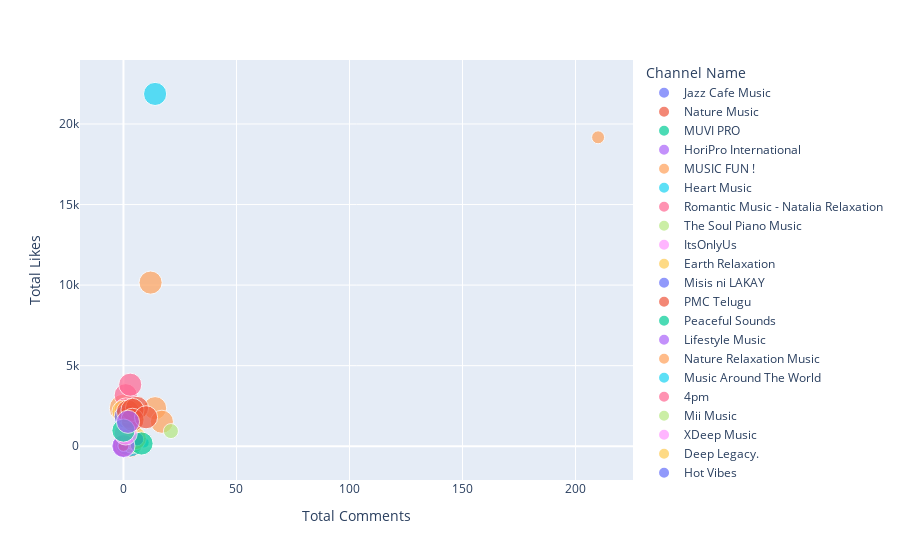

Source (notebook cell):
### Code cell
fig = px.scatter(music_data, x = "Total Comments", y="Total Likes", size = music_data["Duration (in minutes)"],
 color = "Channel Name")
fig.show()

### Figure 1 — Plotly figure (JSON) as saved in the notebook; plotly's stock layout.template omitted (floating-point values rounded to 4 significant figures)
{"data": [{"hovertemplate": "Channel Name=Jazz Cafe Music<br>Total Comments=%{x}<br>Total Likes=%{y}<br>Duration (in minutes)=%{marker.size}<extra></extra>", "legendgroup": "Jazz Cafe Music", "marker": {"color": "#636efa", "size": [715], "sizemode": "area", "sizeref": 2.67, "symbol": "circle"}, "mode": "markers", "name": "Jazz Cafe Music", "orientation": "v", "showlegend": true, "type": "scatter", "x": [0], "xaxis": "x", "y": [20], "yaxis": "y"}, {"hovertemplate": "Channel Name=Nature Music<br>Total Comments=%{x}<br>Total Likes=%{y}<br>Duration (in minutes)=%{marker.size}<extra></extra>", "legendgroup": "Nature Music", "marker": {"color": "#EF553B", "size": [715.0], "sizemode": "area", "sizeref": 2.67, "symbol": "circle"}, "mode": "markers", "name": "Nature Music", "orientation": "v", "showlegend": true, "type": "scatter", "x": [3], "xaxis": "x", "y": [15], "yaxis": "y"}, {"hovertemplate": "Channel Name=MUVI PRO<br>Total Comments=%{x}<br>Total Likes=%{y}<br>Duration (in minutes)=%{marker.size}<extra></extra>", "legendgroup": "MUVI PRO", "marker": {"color": "#00cc96", "size": [155.8], "sizemode": "area", "sizeref": 2.67, "symbol": "circle"}, "mode": "markers", "name": "MUVI PRO", "orientation": "v", "showlegend": true, "type": "scatter", "x": [1], "xaxis": "x", "y": [80], "yaxis": "y"}, {"hovertemplate": "Channel Name=HoriPro International<br>Total Comments=%{x}<br>Total Likes=%{y}<br>Duration (in minutes)=%{marker.size}<extra></extra>", "legendgroup": "HoriPro International", "marker": {"color": "#ab63fa", "size": [85.08], "sizemode": "area", "sizeref": 2.67, "symbol": "circle"}, "mode": "markers", "name": "HoriPro International", "orientation": "v", "showlegend": true, "type": "scatter", "x": [0], "xaxis": "x", "y": [63], "yaxis": "y"}, {"hovertemplate": "Channel Name=MUSIC FUN !<br>Total Comments=%{x}<br>Total Likes=%{y}<br>Duration (in minutes)=%{marker.size}<extra></extra>", "legendgroup": "MUSIC FUN !", "marker": {"color": "#FFA15A", "size": [161.5], "sizemode": "area", "sizeref": 2.67, "symbol": "circle"}, "mode": "markers", "name": "MUSIC FUN !", "orientation": "v", "showlegend": true, "type": "scatter", "x": [0], "xaxis": "x", "y": [94], "yaxis": "y"}, {"hovertemplate": "Channel Name=Heart Music<br>Total Comments=%{x}<br>Total Likes=%{y}<br>Duration (in minutes)=%{marker.size}<extra></extra>", "legendgroup": "Heart Music", "marker": {"color": "#19d3f3", "size": [156.3, 715.0, 551.4], "sizemode": "area", "sizeref": 2.67, "symbol": "circle"}, "mode": "markers", "name": "Heart Music", "orientation": "v", "showlegend": true, "type": "scatter", "x": [9, 3, 1], "xaxis": "x", "y": [222, 51, 64], "yaxis": "y"}, {"hovertemplate": "Channel Name=Romantic Music - Natalia Relaxation<br>Total Comments=%{x}<br>Total Likes=%{y}<br>Duration (in minutes)=%{marker.size}<extra></extra>", "legendgroup": "Romantic Music - Natalia Relaxation", "marker": {"color": "#FF6692", "size": [622.8], "sizemode": "area", "sizeref": 2.67, "symbol": "circle"}, "mode": "markers", "name": "Romantic Music - Natalia Relaxation", "orientation": "v", "showlegend": true, "type": "scatter", "x": [0], "xaxis": "x", "y": [8], "yaxis": "y"}, {"hovertemplate": "Channel Name=The Soul Piano Music<br>Total Comments=%{x}<br>Total Likes=%{y}<br>Duration (in minutes)=%{marker.size}<extra></extra>", "legendgroup": "The Soul Piano Music", "marker": {"color": "#B6E880", "size": [715.0], "sizemode": "area", "sizeref": 2.67, "symbol": "circle"}, "mode": "markers", "name": "The Soul Piano Music", "orientation": "v", "showlegend": true, "type": "scatter", "x": [4], "xaxis": "x", "y": [273], "yaxis": "y"}, {"hovertemplate": "Channel Name=ItsOnlyUs<br>Total Comments=%{x}<br>Total Likes=%{y}<br>Duration (in minutes)=%{marker.size}<extra></extra>", "legendgroup": "ItsOnlyUs", "marker": {"color": "#FF97FF", "size": [2], "sizemode": "area", "sizeref": 2.67, "symbol": "circle"}, "mode": "markers", "name": "ItsOnlyUs", "orientation": "v", "showlegend": true, "type": "scatter", "x": [1], "xaxis": "x", "y": [7], "yaxis": "y"}, {"hovertemplate": "Channel Name=Earth Relaxation<br>Total Comments=%{x}<br>Total Likes=%{y}<br>Duration (in minutes)=%{marker.size}<extra></extra>", "legendgroup": "Earth Relaxation", "marker": {"color": "#FECB52", "size": [715.0], "sizemode": "area", "sizeref": 2.67, "symbol": "circle"}, "mode": "markers", "name": "Earth Relaxation", "orientation": "v", "showlegend": true, "type": "scatter", "x": [5], "xaxis": "x", "y": [494], "yaxis": "y"}, {"hovertemplate": "Channel Name=Misis ni LAKAY<br>Total Comments=%{x}<br>Total Likes=%{y}<br>Duration (in minutes)=%{marker.size}<extra></extra>", "legendgroup": "Misis ni LAKAY", "marker": {"color": "#636efa", "size": [238.3], "sizemode": "area", "sizeref": 2.67, "symbol": "circle"}, "mode": "markers", "name": "Misis ni LAKAY", "orientation": "v", "showlegend": true, "type": "scatter", "x": [6], "xaxis": "x", "y": [437], "yaxis": "y"}, {"hovertemplate": "Channel Name=PMC Telugu<br>Total Comments=%{x}<br>Total Likes=%{y}<br>Duration (in minutes)=%{marker.size}<extra></extra>", "legendgroup": "PMC Telugu", "marker": {"color": "#EF553B", "size": [146.6, 166.7], "sizemode": "area", "sizeref": 2.67, "symbol": "circle"}, "mode": "markers", "name": "PMC Telugu", "orientation": "v", "showlegend": true, "type": "scatter", "x": [0, 0], "xaxis": "x", "y": [18, 23], "yaxis": "y"}, {"hovertemplate": "Channel Name=Peaceful Sounds<br>Total Comments=%{x}<br>Total Likes=%{y}<br>Duration (in minutes)=%{marker.size}<extra></extra>", "legendgroup": "Peaceful Sounds", "marker": {"color": "#00cc96", "size": [714.9], "sizemode": "area", "sizeref": 2.67, "symbol": "circle"}, "mode": "markers", "name": "Peaceful Sounds", "orientation": "v", "showlegend": true, "type": "scatter", "x": [8], "xaxis": "x", "y": [170], "yaxis": "y"}, {"hovertemplate": "Channel Name=Lifestyle Music<br>Total Comments=%{x}<br>Total Likes=%{y}<br>Duration (in minutes)=%{marker.size}<extra></extra>", "legendgroup": "Lifestyle Music", "marker": {"color": "#ab63fa", "size": [715.0], "sizemode": "area", "sizeref": 2.67, "symbol": "circle"}, "mode": "markers", "name": "Lifestyle Music", "orientation": "v", "showlegend": true, "type": "scatter", "x": [0], "xaxis": "x", "y": [10], "yaxis": "y"}, {"hovertemplate": "Channel Name=Nature Relaxation Music<br>Total Comments=%{x}<br>Total Likes=%{y}<br>Duration (in minutes)=%{marker.size}<extra></extra>", "legendgroup": "Nature Relaxation Music", "marker": {"color": "#FFA15A", "size": [715.0, 1068.0, 715.0, 715.0, 715.0], "sizemode": "area", "sizeref": 2.67, "symbol": "circle"}, "mode": "markers", "name": "Nature Relaxation Music", "orientation": "v", "showlegend": true, "type": "scatter", "x": [4, 0, 12, 14, 17], "xaxis": "x", "y": [1862, 2355, 10156, 2362, 1519], "yaxis": "y"}, {"hovertemplate": "Channel Name=Music Around The World<br>Total Comments=%{x}<br>Total Likes=%{y}<br>Duration (in minutes)=%{marker.size}<extra></extra>", "legendgroup": "Music Around The World", "marker": {"color": "#19d3f3", "size": [715.0], "sizemode": "area", "sizeref": 2.67, "symbol": "circle"}, "mode": "markers", "name": "Music Around The World", "orientation": "v", "showlegend": true, "type": "scatter", "x": [14], "xaxis": "x", "y": [21865], "yaxis": "y"}, {"hovertemplate": "Channel Name=4pm<br>Total Comments=%{x}<br>Total Likes=%{y}<br>Duration (in minutes)=%{marker.size}<extra></extra>", "legendgroup": "4pm", "marker": {"color": "#FF6692", "size": [715.0, 715.0, 715], "sizemode": "area", "sizeref": 2.67, "symbol": "circle"}, "mode": "markers", "name": "4pm", "orientation": "v", "showlegend": true, "type": "scatter", "x": [1, 3, 1], "xaxis": "x", "y": [3168, 3819, 2282], "yaxis": "y"}, {"hovertemplate": "Channel Name=Mii Music<br>Total Comments=%{x}<br>Total Likes=%{y}<br>Duration (in minutes)=%{marker.size}<extra></extra>", "legendgroup": "Mii Music", "marker": {"color": "#B6E880", "size": [302.6], "sizemode": "area", "sizeref": 2.67, "symbol": "circle"}, "mode": "markers", "name": "Mii Music", "orientation": "v", "showlegend": true, "type": "scatter", "x": [21], "xaxis": "x", "y": [940], "yaxis": "y"}, {"hovertemplate": "Channel Name=XDeep Music<br>Total Comments=%{x}<br>Total Likes=%{y}<br>Duration (in minutes)=%{marker.size}<extra></extra>", "legendgroup": "XDeep Music", "marker": {"color": "#FF97FF", "size": [714.9], "sizemode": "area", "sizeref": 2.67, "symbol": "circle"}, "mode": "markers", "name": "XDeep Music", "orientation": "v", "showlegend": true, "type": "scatter", "x": [1], "xaxis": "x", "y": [790], "yaxis": "y"}, {"hovertemplate": "Channel Name=Deep Legacy.<br>Total Comments=%{x}<br>Total Likes=%{y}<br>Duration (in minutes)=%{marker.size}<extra></extra>", "legendgroup": "Deep Legacy.", "marker": {"color": "#FECB52", "size": [715.0, 715.0], "sizemode": "area", "sizeref": 2.67, "symbol": "circle"}, "mode": "markers", "name": "Deep Legacy.", "orientation": "v", "showlegend": true, "type": "scatter", "x": [5, 0], "xaxis": "x", "y": [2115, 2153], "yaxis": "y"}, {"hovertemplate": "Channel Name=Hot Vibes<br>Total Comments=%{x}<br>Total Likes=%{y}<br>Duration (in minutes)=%{marker.size}<extra></extra>", "legendgroup": "Hot Vibes", "marker": {"color": "#636efa", "size": [715], "sizemode": "area", "sizeref": 2.67, "symbol": "circle"}, "mode": "markers", "name": "Hot Vibes", "orientation": "v", "showlegend": true, "type": "scatter", "x": [1], "xaxis": "x", "y": [1828], "yaxis": "y"}, {"hovertemplate": "Channel Name=Tropical House Radio<br>Total Comments=%{x}<br>Total Likes=%{y}<br>Duration (in minutes)=%{marker.size}<extra></extra>", "legendgroup": "Tropical House Radio", "marker": {"color": "#EF553B", "size": [714.9, 715.0, 715, 715.0, 715.0, 715.0], "sizemode": "area", "sizeref": 2.67, "symbol": "circle"}, "mode": "markers", "name": "Tropical House Radio", "orientation": "v", "showlegend": true, "type": "scatter", "x": [3, 2, 6, 4, 4, 10], "xaxis": "x", "y": [1804, 2155, 2376, 2258, 1640, 1798], "yaxis": "y"}, {"hovertemplate": "Channel Name=Queen Deep<br>Total Comments=%{x}<br>Total Likes=%{y}<br>Duration (in minutes)=%{marker.size}<extra></extra>", "legendgroup": "Queen Deep", "marker": {"color": "#00cc96", "size": [715], "sizemode": "area", "sizeref": 2.67, "symbol": "circle"}, "mode": "markers", "name": "Queen Deep", "orientation": "v", "showlegend": true, "type": "scatter", "x": [0], "xaxis": "x", "y": [973], "yaxis": "y"}, {"hovertemplate": "Channel Name=Helios Deep<br>Total Comments=%{x}<br>Total Likes=%{y}<br>Duration (in minutes)=%{marker.size}<extra></extra>", "legendgroup": "Helios Deep", "marker": {"color": "#ab63fa", "size": [715.0], "sizemode": "area", "sizeref": 2.67, "symbol": "circle"}, "mode": "markers", "name": "Helios Deep", "orientation": "v", "showlegend": true, "type": "scatter", "x": [2], "xaxis": "x", "y": [1515], "yaxis": "y"}, {"hovertemplate": "Channel Name=DEMONDICE<br>Total Comments=%{x}<br>Total Likes=%{y}<br>Duration (in minutes)=%{marker.size}<extra></extra>", "legendgroup": "DEMONDICE", "marker": {"color": "#FFA15A", "size": [225.2], "sizemode": "area", "sizeref": 2.67, "symbol": "circle"}, "mode": "markers", "name": "DEMONDICE", "orientation": "v", "showlegend": true, "type": "scatter", "x": [210], "xaxis": "x", "y": [19173], "yaxis": "y"}], "layout": {"legend": {"itemsizing": "constant", "title": {"text": "Channel Name"}, "tracegroupgap": 0}, "margin": {"t": 60}, "xaxis": {"anchor": "y", "domain": [0, 1], "title": {"text": "Total Comments"}}, "yaxis": {"anchor": "x", "domain": [0, 1], "title": {"text": "Total Likes"}}}}
